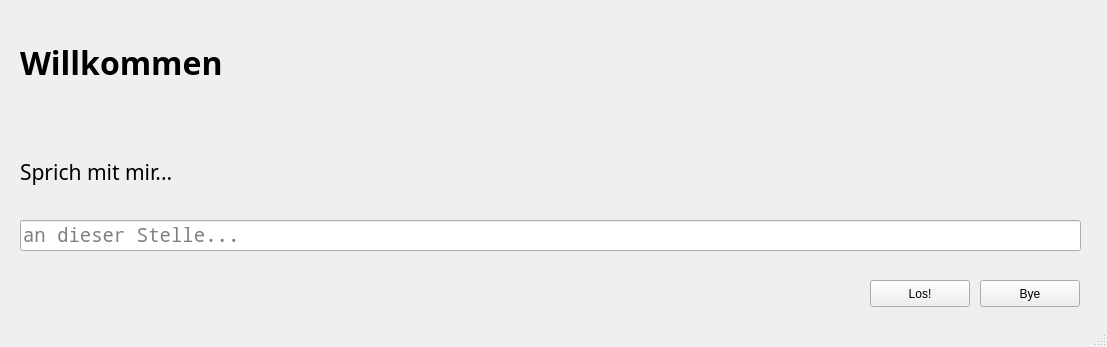
<?xml version="1.0" encoding="UTF-8"?>
<ui version="4.0">
 <class>MainWindow</class>
 <widget class="QMainWindow" name="MainWindow">
  <property name="geometry">
   <rect>
    <x>0</x>
    <y>0</y>
    <width>1107</width>
    <height>347</height>
   </rect>
  </property>
  <property name="windowTitle">
   <string>Chatbot</string>
  </property>
  <property name="unifiedTitleAndToolBarOnMac">
   <bool>false</bool>
  </property>
  <widget class="QWidget" name="centralwidget">
   <widget class="QWidget" name="verticalLayoutWidget">
    <property name="geometry">
     <rect>
      <x>20</x>
      <y>20</y>
      <width>1061</width>
      <height>231</height>
     </rect>
    </property>
    <layout class="QVBoxLayout" name="verticalLayout">
     <item>
      <widget class="QLabel" name="label_Welcome">
       <property name="font">
        <font>
         <family>Noto Sans</family>
         <pointsize>24</pointsize>
         <weight>75</weight>
         <italic>false</italic>
         <bold>true</bold>
        </font>
       </property>
       <property name="text">
        <string>Willkommen</string>
       </property>
      </widget>
     </item>
     <item>
      <spacer name="horizontalSpacer">
       <property name="orientation">
        <enum>Qt::Horizontal</enum>
       </property>
       <property name="sizeHint" stdset="0">
        <size>
         <width>40</width>
         <height>20</height>
        </size>
       </property>
      </spacer>
     </item>
     <item>
      <widget class="QLabel" name="label_Question">
       <property name="font">
        <font>
         <family>Noto Sans</family>
         <pointsize>16</pointsize>
         <italic>false</italic>
        </font>
       </property>
       <property name="text">
        <string>Sprich mit mir...</string>
       </property>
      </widget>
     </item>
     <item>
      <widget class="QLineEdit" name="chatbot_input">
       <property name="font">
        <font>
         <family>Noto Mono</family>
         <pointsize>14</pointsize>
        </font>
       </property>
       <property name="inputMask">
        <string/>
       </property>
       <property name="text">
        <string/>
       </property>
       <property name="placeholderText">
        <string>an dieser Stelle...</string>
       </property>
      </widget>
     </item>
    </layout>
   </widget>
   <widget class="QPushButton" name="Button_Los">
    <property name="geometry">
     <rect>
      <x>870</x>
      <y>280</y>
      <width>100</width>
      <height>27</height>
     </rect>
    </property>
    <property name="text">
     <string>Los!</string>
    </property>
   </widget>
   <widget class="QPushButton" name="Button_Bye">
    <property name="geometry">
     <rect>
      <x>980</x>
      <y>280</y>
      <width>100</width>
      <height>27</height>
     </rect>
    </property>
    <property name="text">
     <string>Bye</string>
    </property>
   </widget>
  </widget>
  <widget class="QStatusBar" name="statusbar"/>
 </widget>
 <resources/>
 <connections>
  <connection>
   <sender>chatbot_input</sender>
   <signal>returnPressed()</signal>
   <receiver>Button_Los</receiver>
   <slot>click()</slot>
   <hints>
    <hint type="sourcelabel">
     <x>550</x>
     <y>234</y>
    </hint>
    <hint type="destinationlabel">
     <x>919</x>
     <y>293</y>
    </hint>
   </hints>
  </connection>
  <connection>
   <sender>Button_Los</sender>
   <signal>pressed()</signal>
   <receiver>Button_Los</receiver>
   <slot>click()</slot>
   <hints>
    <hint type="sourcelabel">
     <x>919</x>
     <y>293</y>
    </hint>
    <hint type="destinationlabel">
     <x>919</x>
     <y>293</y>
    </hint>
   </hints>
  </connection>
  <connection>
   <sender>Button_Bye</sender>
   <signal>pressed()</signal>
   <receiver>Button_Bye</receiver>
   <slot>click()</slot>
   <hints>
    <hint type="sourcelabel">
     <x>1029</x>
     <y>293</y>
    </hint>
    <hint type="destinationlabel">
     <x>1029</x>
     <y>293</y>
    </hint>
   </hints>
  </connection>
 </connections>
</ui>
